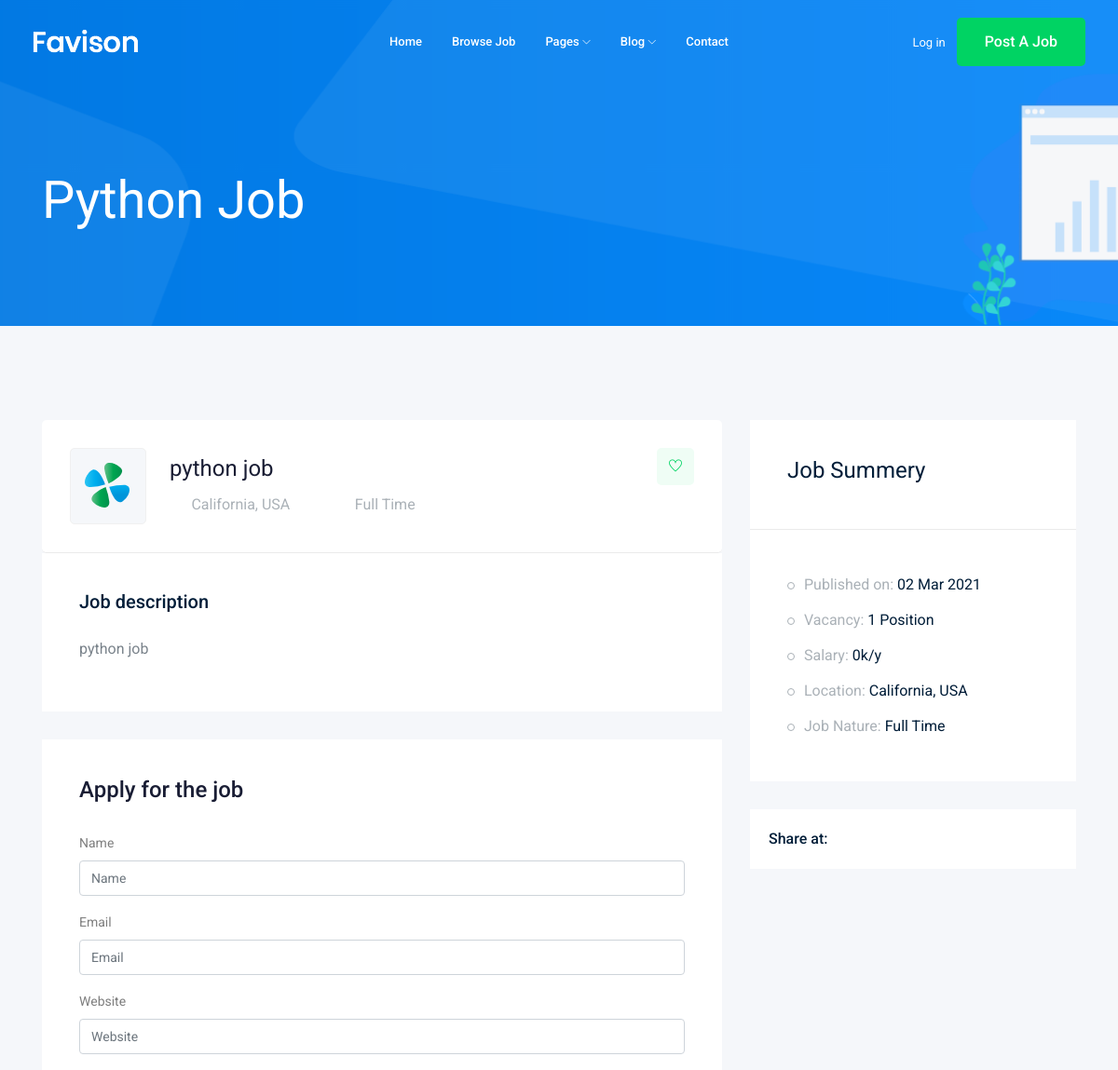
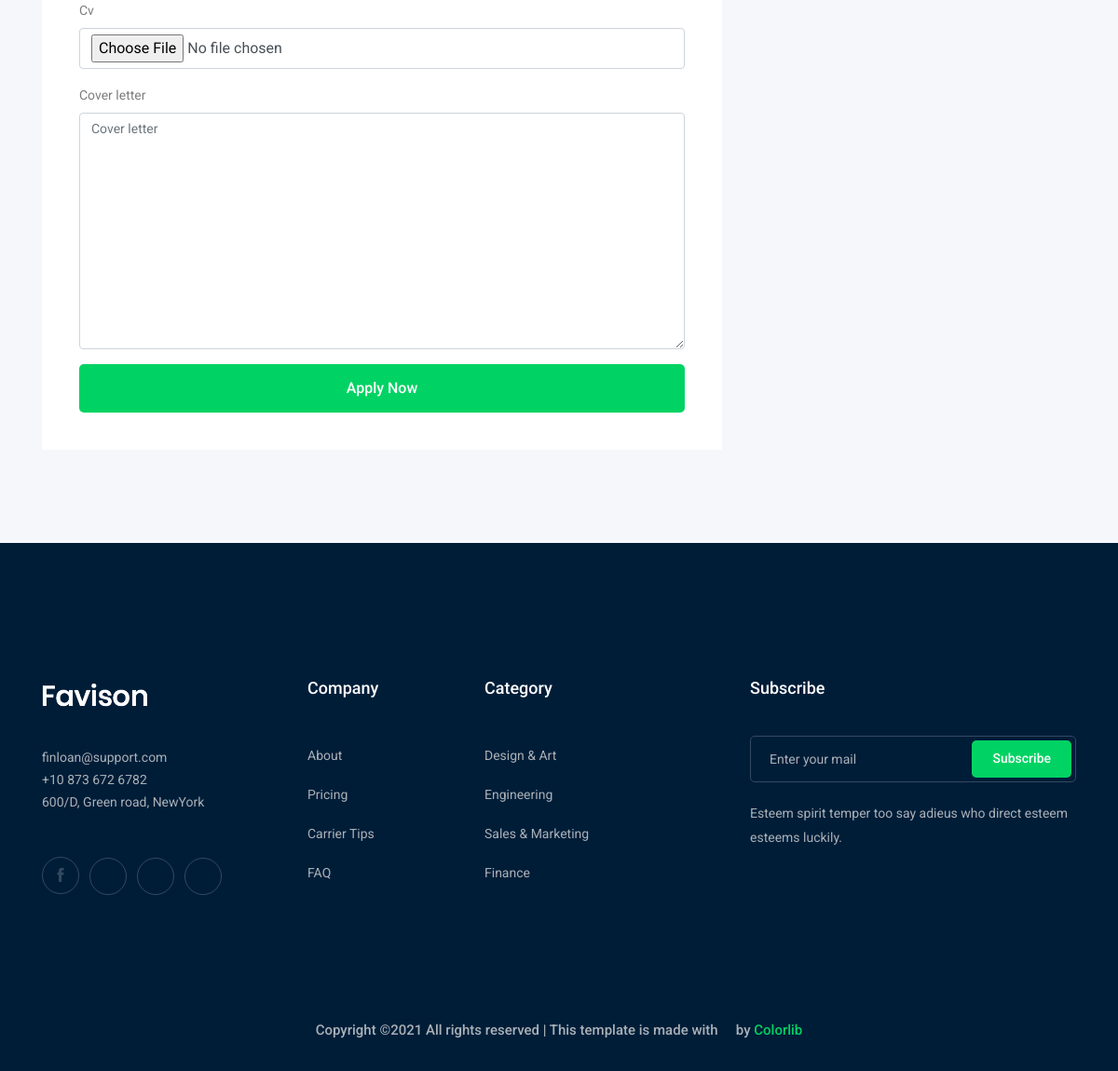
The app's page /jobs/python-job with its own data (2 pictures, top to bottom).
### job/models.py (models this page shows, shortened)
class Job(models.Model):
    owner = models.ForeignKey(User, verbose_name="job_owner", on_delete=models.CASCADE)
    title = models.CharField(max_length = 100)
    job_type = models.CharField(max_length = 15 , choices=JOB_TYPE)
    Description = models.TextField(max_length = 1000)
    published_at = models.DateTimeField( auto_now=True, auto_now_add=False)
    Vacancy =  models.IntegerField(default=1)
    salary = models.IntegerField(default=0)
    experience = models.IntegerField(default=1)
    category = models.ForeignKey('Category',on_delete=models.CASCADE)
    image = models.ImageField(upload_to=image_upload)
    slug = models.SlugField(blank=True, null=True)

### job/views.py (the view)
# urls.py: path('<str:slug>',views.job_detail,name='job_detail'),
def job_detail(request, slug):
    job_detail = Job.objects.get(slug=slug)
    if request.method=='POST':
        form=ApplyForm(request.POST, request.FILES)
        if form.is_valid():
            myform = form.save(commit=False)
            myform.job = job_detail
            myform.save()
    else:
        form = ApplyForm()
    context={
        'job':job_detail ,'form':form}
    return render(request, 'job/job_details.html',context)

### job/form.py
class ApplyForm(ModelForm):
    class Meta:
        model = Apply
        fields = ['name', 'email', 'website', 'cv', 'cover_letter']

### job/templates/job/job_details.html (shortened to what this page needs)
{% extends 'base.html' %}
{% load bootstrap4 %}
{% block body %}
    <div class="bradcam_area bradcam_bg_1">
        <div class="container">
            <div class="row">
                <div class="col-xl-12">
                    <div class="bradcam_text">
                        <h3>{{job.title}}</h3>
                    </div>
                </div>
            </div>
        </div>
    </div>
    <div class="job_details_area">
        <div class="container">
            <div class="row">
                <div class="col-lg-8">
                    <div class="job_details_header">
                        <div class="single_jobs white-bg d-flex justify-content-between">
                            <div class="jobs_left d-flex align-items-center">
                                <div class="thumb">
                                    <img src="img/svg_icon/1.svg" alt="">
                                </div>
                                <div class="jobs_conetent">
                                    <a href="#"><h4>{{job.title}}</h4></a>
                                    <div class="links_locat d-flex align-items-center">
                                        <div class="location">
                                            <p> <i class="fa fa-map-marker"></i> California, USA</p>
                                        </div>
                                        <div class="location">
                                            <p> <i class="fa fa-clock-o"></i>{{job.job_type}}</p>
                                        </div>
                                    </div>
                                </div>
                            </div>
                            <div class="jobs_right">
                                <div class="apply_now">
                                    <a class="heart_mark" href="#"> <i class="ti-heart"></i> </a>
                                </div>
                            </div>
                        </div>
                    </div>
                    <div class="descript_wrap white-bg">
                        <div class="single_wrap">
                            <h4>Job description</h4>
                            <p>{{job.Description}}</p>
                        </div>
                    </div>
                    <div class="apply_job_form white-bg">
                        <h4>Apply for the job</h4>
                        <form method="POST" enctype="multipart/form-data">
                            {% bootstrap_form form %}
                            {% buttons %}
                                <button class="boxed-btn3 w-100" type="submit">Apply Now</button>
                            {% endbuttons %}
                        </form>
                    </div>
                </div>
                <div class="col-lg-4">
                    <div class="job_sumary">
                        <div class="summery_header">
                            <h3>Job Summery</h3>
                        </div>
                        <div class="job_content">
                            <ul>
                                <li>Published on: <span>{{job.published_at|date:'d M o'}}</span></li>
                                <li>Vacancy: <span>{{job.Vacancy}} Position</span></li>
                                <li>Salary: <span>{{job.salary}}k/y</span></li>
                                <li>Location: <span>California, USA</span></li>
                                <li>Job Nature: <span>{{job.job_type}}</span></li>
                            </ul>
                        </div>
                    </div>
                    <div class="share_wrap d-flex">
                        <span>Share at:</span>
                        <ul>
                            <li><a href="#"> <i class="fa fa-facebook"></i></a> </li>
                            <li><a href="#"> <i class="fa fa-google-plus"></i></a> </li>
                            <li><a href="#"> <i class="fa fa-twitter"></i></a> </li>
                            <li><a href="#"> <i class="fa fa-envelope"></i></a> </li>
                        </ul>
                    </div>
                    <div class="job_location_wrap">
                        <div class="job_lok_inner">
                            <div id="map" style="height: 200px;"></div>
                          </div>
                    </div>
                </div>
            </div>
        </div>
    </div>
{% endblock body %}

### records on screen
Job: title "Python Job", title "python job", job_type "Full Time", Description "python job", published_at "02 Mar 2021", Vacancy "1", salary "0"
